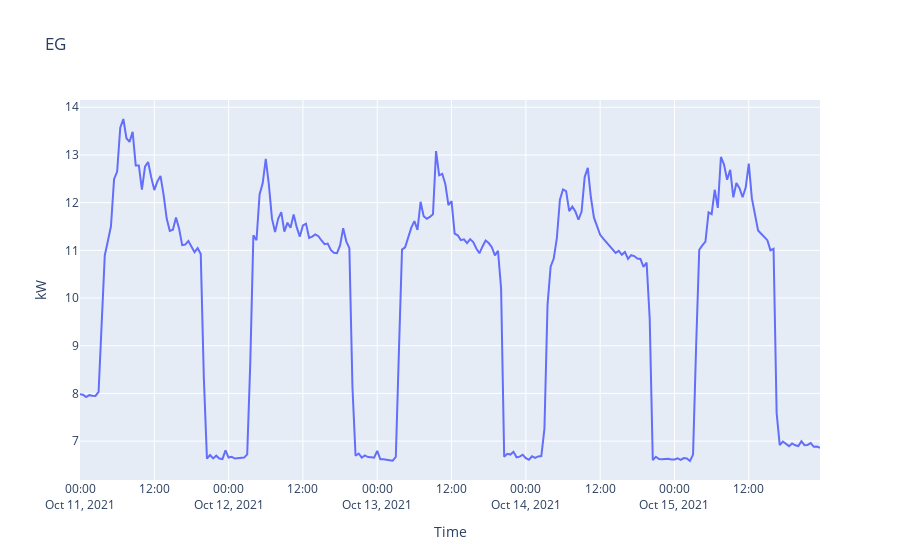

Write notebook code for a chart like this one.
### Code cell
px.line(
    x=eg.index, y=eg.kw, 
    title='EG',
    labels={
        'x': 'Time',
        'y': 'kW'
    })

### Figure 1 — Plotly figure (JSON) as saved in the notebook; plotly's stock layout.template omitted (floating-point values rounded to 4 significant figures; data arrays with more than 128 entries replaced by an {"elided": "..."} marker saying what was removed)
{"data": [{"hovertemplate": "Time=%{x}<br>kW=%{y}<extra></extra>", "legendgroup": "", "line": {"color": "#636efa", "dash": "solid"}, "marker": {"symbol": "circle"}, "mode": "lines", "name": "", "orientation": "v", "showlegend": false, "type": "scatter", "x": {"elided": "240 str values"}, "xaxis": "x", "y": {"elided": "240 float values"}, "yaxis": "y"}], "layout": {"legend": {"tracegroupgap": 0}, "title": {"text": "EG"}, "xaxis": {"anchor": "y", "domain": [0, 1], "title": {"text": "Time"}}, "yaxis": {"anchor": "x", "domain": [0, 1], "title": {"text": "kW"}}}}
